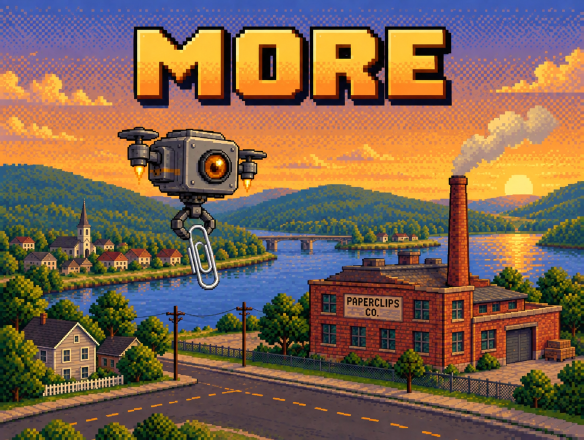
#> input picture assets/higgsfield/title_screen_clean.png, 1168 x 880 px (shown at 1/2 size)
$ python build.py
#> lines starting #> are read from the running program, lines starting #| are printed output that depends on the picture
#!/usr/bin/env python3
"""Turn the Higgsfield art in assets/higgsfield/ into game-ready sprites.

AI "pixel art" isn't on a true pixel grid: one art pixel is anywhere from about
3 to 6 image pixels, and colours carry noise. For every asset listed in SPEC
this script:

  1. crops it out of its source sheet,
  2. removes the sheet background (flood fill from the crop border),
  3. snaps it onto a real pixel grid at the requested scale, taking the most
     common colour in each block, with colours rounded to SNES 15-bit
     (5 bits per channel),
  4. writes assets/art/<name>.png and records it in src/data/art.js.

Requires Python 3 with Pillow, NumPy and SciPy:
    pip install pillow numpy scipy
    python3 tools/art/build.py
"""
import json
import os
import sys

import numpy as np
from PIL import Image
from scipy import ndimage

ROOT = os.path.abspath(os.path.join(os.path.dirname(__file__), '..', '..'))
SRC = os.path.join(ROOT, 'assets', 'higgsfield')
OUT = os.path.join(ROOT, 'assets', 'art')

# ---------------------------------------------------------------------------
# What to extract. box = (x, y, w, h) in source pixels. scale = source pixels
# per game pixel. size = exact output size (overrides scale). key = remove the
# sheet background. frames = several boxes packed into one horizontal strip.
# ---------------------------------------------------------------------------
TILESET = 'factory_tileset.png'
CHARS = 'character_sprites.png'
CREW = 'crew_sprites.png'
PROPS2 = 'floor_props.png'
MODERN = 'machines_modern.png'
PIP = 'pip_stages_and_props.png'
COLD = 'cold_tiles.png'
TS = 4.3  # factory tileset: ~4.3 source px per game px (a 140px tile -> 32px)
CS = 4.25  # character sheet: Ruth (136px tall) -> 32px

CHAR_COLS = [(262, 362), (415, 515), (567, 667), (720, 820), (855, 955)]
CHAR_ROWS = {
    'ruth': (20, 170),
    'dev': (195, 340),
    'marisol': (360, 512),
    'gus': (538, 690),
    'kid': (722, 850),
}

SPEC = [
    # full-screen backgrounds (384x288, the game's frame)
    dict(name='title_bg', src='title_screen_clean.png', size=(384, 288)),
    dict(name='earth_bg', src='earth_machine_shell.png', size=(384, 288)),
    dict(name='dawn_bg', src='dawn_exterior.png', size=(384, 288)),
    dict(name='office_bg', src='office.png', size=(384, 288)),
    dict(name='terminal_bg', src='terminal_closeup.png', size=(384, 288)),
    # Dev standing in the office: cut out of an edited copy of the office art
    # by comparing it with the original, so he lines up with office_bg exactly.
    dict(name='dev_office', src='office_dev.png', base='office.png', size=(384, 288), region=(196, 88, 248, 178)),
    # factory tiles and props
    dict(name='floor', src=TILESET, box=(26, 33, 133, 131), size=(32, 32)),
    dict(name='floor_long', src=TILESET, box=(25, 725, 480, 135), size=(112, 32)),
    dict(name='wall', src=TILESET, box=(680, 48, 124, 96), scale=TS),
    dict(name='spool', src=TILESET, box=(33, 362, 118, 150), scale=TS, key=True),
    dict(name='cutter', src=TILESET, box=(194, 356, 138, 152), scale=TS, key=True),
    dict(name='bender', src=TILESET, box=(360, 356, 134, 155), scale=TS, key=True),
    dict(name='bin', src=TILESET, box=(516, 375, 132, 128), scale=TS, key=True),
    dict(name='pallet', src=TILESET, box=(669, 360, 149, 152), scale=TS, key=True),
    dict(name='coffee', src=TILESET, box=(836, 352, 150, 162), scale=TS, key=True),
    dict(name='board', src=TILESET, box=(1010, 367, 139, 138), scale=TS, key=True),
    dict(name='panel', src=TILESET, box=(41, 540, 104, 154), scale=TS, key=True),
    dict(name='terminal', src=TILESET, box=(210, 563, 103, 120), scale=TS, key=True),
    dict(name='door', src=TILESET, box=(371, 540, 131, 165), scale=TS, key=True),
    dict(name='window', src=TILESET, box=(547, 549, 152, 150), scale=TS, key=True),
    # Pip
    dict(name='drone', src=PIP, box=(226, 236, 126, 130), scale=4.9, key=True),
    dict(name='pip_wall', src=PIP, box=(26, 200, 150, 250), scale=4.9, key=True),
    dict(name='clip_icon', src='ui_kit.png', box=(455, 278, 72, 100), scale=5.0, key=True),
    # characters: 5 frames each (front, front step, back, side, side step)
    *[
        dict(name=n, src=CHARS, frames=[(c0, r0, c1 - c0, r1 - r0) for (c0, c1) in CHAR_COLS], scale=CS, key=True)
        for n, (r0, r1) in CHAR_ROWS.items()
    ],
    # Chapter 2: Marisol's crew, same five frames. Scaled per person so they
    # stand about as tall as the first cast (Otis is the tall one).
    *[
        dict(name=n, src=CREW, frames=boxes, scale=sc, key=True)
        for n, sc, boxes in [
            ('tomas', 4.8, [(265, 119, 93, 154), (422, 119, 94, 154), (584, 120, 86, 153), (746, 120, 75, 153), (901, 121, 73, 152)]),
            ('bea', 5.3, [(272, 333, 85, 166), (423, 334, 86, 165), (583, 333, 82, 166), (732, 333, 83, 164), (885, 333, 83, 164)]),
            ('otis', 5.0, [(269, 555, 89, 175), (423, 557, 87, 173), (583, 561, 82, 169), (739, 561, 81, 169), (895, 561, 76, 169)]),
        ]
    ],
    # Chapter 2: the crew's hand benches, the warning beacon, the server rack
    dict(name='bench_cut', src=PROPS2, box=(81, 155, 230, 204), scale=8.2, key=True),
    dict(name='bench_bend', src=PROPS2, box=(451, 143, 262, 216), scale=9.0, key=True),
    dict(name='bench_pack', src=PROPS2, box=(823, 132, 279, 237), scale=9.4, key=True),
    dict(name='beacon', src=PROPS2, box=(527, 525, 109, 232), scale=7.0, key=True),
    dict(name='server', src=PROPS2, box=(881, 476, 169, 339), scale=8.0, key=True),
    # Chapter 2: the new steel machines Riverbend buys, and the cold floor
    dict(name='spool2', src=MODERN, box=(65, 179, 185, 200), scale=6.6, key=True),
    dict(name='cutter2', src=MODERN, box=(352, 176, 179, 203), scale=6.6, key=True),
    dict(name='bender2', src=MODERN, box=(622, 176, 193, 203), scale=6.6, key=True),
    dict(name='bin2', src=MODERN, box=(914, 192, 194, 203), scale=6.6, key=True),
    dict(name='floor_cold', src=MODERN, box=(64, 507, 182, 181), size=(32, 32)),
    dict(name='floor_hazard', src=MODERN, box=(350, 506, 184, 182), size=(32, 32)),
    dict(name='wall_cold', src=MODERN, box=(639, 505, 181, 186), size=(32, 32)),
    # Chapter 3: the county map (16 x 7 tiles of 24px), the town meeting, and
    # the cold tiles that replace the map as Riverbend builds over it
    dict(name='county_map', src='county_map.png', size=(384, 168)),
    dict(name='meeting_bg', src='town_meeting.png', size=(384, 288)),
    dict(name='block1', src=COLD, box=(30, 23, 238, 246), scale=9.92, key=True),
    dict(name='block2', src=COLD, box=(320, 15, 238, 254), scale=9.92, key=True),
    dict(name='block3', src=COLD, box=(612, 15, 238, 254), scale=9.92, key=True),
    dict(name='block4', src=COLD, box=(902, 10, 239, 259), scale=9.92, key=True),
    dict(name='lot_paved', src=COLD, box=(28, 309, 240, 240), size=(24, 24)),
    dict(name='lot_clips', src=COLD, box=(318, 309, 240, 240), size=(24, 24)),
    dict(name='lot_power', src=COLD, box=(610, 309, 240, 240), size=(24, 24)),
    dict(name='lot_water', src=COLD, box=(902, 309, 238, 240), size=(24, 24)),
    dict(name='lot_staked', src=COLD, box=(30, 589, 237, 238), size=(24, 24)),
    dict(name='lot_rubble', src=COLD, box=(319, 589, 238, 238), size=(24, 24)),
    dict(name='lot_scaffold', src=COLD, box=(611, 589, 238, 238), size=(24, 24)),
    # Chapter 4: the circuit board, its nodes, the breaker room and the spire
    dict(name='board_bg', src='board_bg.png', size=(384, 168)),
    dict(name='breaker_bg', src='breaker_room.png', size=(384, 288)),
    dict(name='spire_bg', src='spire_dawn.png', size=(384, 288)),
    # Chapter 5: the world, unrolled flat (one pixel a degree); the game wraps it on a globe
    dict(name='world_map', src='world_map.png', size=(360, 180)),
    dict(name='node_pip', src='net_nodes.png', box=(5, 112, 264, 264), size=(22, 22)),
    dict(name='node_depot', src='net_nodes.png', box=(311, 117, 255, 255), size=(22, 22)),
    dict(name='node_depot_on', src='net_nodes.png', box=(598, 117, 263, 263), size=(22, 22)),
    dict(name='node_exchange', src='net_nodes.png', box=(894, 117, 255, 255), size=(22, 22)),
    dict(name='node_bank', src='net_nodes.png', box=(17, 498, 253, 253), size=(22, 22)),
    dict(name='node_office', src='net_nodes.png', box=(300, 474, 277, 277), size=(22, 22)),
    dict(name='node_relay', src='net_nodes.png', box=(603, 498, 252, 252), size=(22, 22)),
    dict(name='node_dead', src='net_nodes.png', box=(881, 470, 280, 280), size=(22, 22)),
]

# Portrait sheets: six busts each, in sheet order, row by row.
PORTRAITS = {
    'portraits.png': ['ruth', 'dev', 'marisol', 'gus', 'pip1', 'pip2'],
    'crew_portraits.png': ['tomas', 'bea', 'otis', 'marisol_sad', 'gus_angry', 'ruth_night'],
    'town_portraits.png': ['kid', 'phone', 'pip3', 'ruth_tired', 'gus_tired', 'dev_phone'],
    'company_portraits.png': ['kessler', 'kessler_uneasy', 'ruth_torch', 'gus_torch', 'pip4', 'cell'],
}

# Sprites whose amber lens should stay lit at night: record the lens bounds.
GLOW = ['drone', 'terminal', 'pip_wall']
# 'beacon' is red, not amber, so the factory lights it itself.


# ---------------------------------------------------------------------------
def load(name):
    return np.asarray(Image.open(os.path.join(SRC, name)).convert('RGB')).astype(np.int32)


def sheet_bg(img):
    flat = (img[..., 0] << 16) | (img[..., 1] << 8) | img[..., 2]
    vals, counts = np.unique(flat, return_counts=True)
    v = vals[counts.argmax()]
    return np.array([(v >> 16) & 255, (v >> 8) & 255, v & 255])


# [14 lines left out: function key_out, not called in this run]


def snap(rgb, alpha, out_w, out_h):
    """Mode-downsample to (out_w, out_h) with SNES 15-bit colour."""
    a5 = rgb >> 3
    packed = (a5[..., 0] << 10) | (a5[..., 1] << 5) | a5[..., 2]
    H, W = packed.shape
    ys = np.linspace(0, H, out_h + 1).round().astype(int)
    xs = np.linspace(0, W, out_w + 1).round().astype(int)
    out = np.zeros((out_h, out_w, 4), dtype=np.uint8)
    for j in range(out_h):
        y0, y1 = ys[j], max(ys[j + 1], ys[j] + 1)
        for i in range(out_w):
            x0, x1 = xs[i], max(xs[i + 1], xs[i] + 1)
            blk = packed[y0:y1, x0:x1]
            if alpha is not None:
                al = alpha[y0:y1, x0:x1]
                if al.mean() < 0.5:
                    continue
                blk = blk[al]
            vals, counts = np.unique(blk.ravel(), return_counts=True)
            v = vals[counts.argmax()]
            c = np.array([(v >> 10) & 31, (v >> 5) & 31, v & 31])
            out[j, i, :3] = (c << 3) | (c >> 2)
            out[j, i, 3] = 255
    return out


# [5 lines left out: function trim, not called in this run]


def extract(img, bg, box, scale=None, size=None, key=False):
    x, y, w, h = box
    crop = img[y: y + h, x: x + w]
    alpha = key_out(crop, bg) if key else None
    if alpha is not None:
        # tighten the crop to the object before snapping so the grid lines up with it
        ys, xs = np.nonzero(alpha)
        crop = crop[ys.min(): ys.max() + 1, xs.min(): xs.max() + 1]
        alpha = alpha[ys.min(): ys.max() + 1, xs.min(): xs.max() + 1]
    ch, cw = crop.shape[:2]
    if size:
        ow, oh = size
    else:
        ow, oh = max(1, round(cw / scale)), max(1, round(ch / scale))
    out = snap(crop, alpha, ow, oh)
    return trim(out) if key else out


# [54 lines left out: functions portraits, cutout, glow_box, not called in this run]


def save(name, rgba, manifest, **meta):
    if name in GLOW:
        box = glow_box(rgba)
        if box:
            meta['glow'] = box
    Image.fromarray(rgba, 'RGBA').save(os.path.join(OUT, name + '.png'), optimize=True)
    entry = {'file': 'assets/art/%s.png' % name, 'w': int(rgba.shape[1]), 'h': int(rgba.shape[0])}
    entry.update(meta)
    manifest[name] = entry
    print('%-18s %4d x %-4d %s' % (name, entry['w'], entry['h'], meta or ''))


def main():
    os.makedirs(OUT, exist_ok=True)
    manifest = {}
    cache = {}
    for spec in SPEC:
        if spec['src'] not in cache:
            img = load(spec['src'])
            cache[spec['src']] = (img, sheet_bg(img))
#> in sheet_bg, `flat = (img[..., 0] << 16) | (img[..., 1] << 8) | img[..., 2]`:
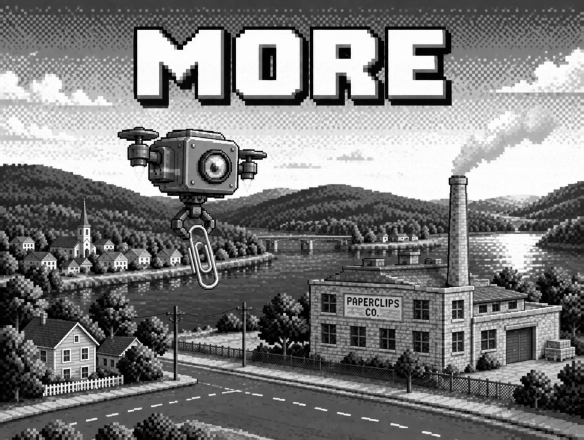
#> flat: shape (880, 1168) int32 (shown at 1/2 size); min 0, max 16777215, mean 8139051.2; drawn with min black and max white
#> in sheet_bg, `v = vals[counts.argmax()]`: v = 16696889
        img, bg = cache[spec['src']]
#> bg = [254, 198, 57]
        if 'base' in spec:
            rgba, x, y = cutout(spec)
            save(spec['name'], rgba, manifest, x=x, y=y)
            continue
        if 'frames' in spec:
            frames = [extract(img, bg, b, spec.get('scale'), None, True) for b in spec['frames']]
            fw = max(f.shape[1] for f in frames)
            fh = max(f.shape[0] for f in frames)
            strip = np.zeros((fh, fw * len(frames), 4), dtype=np.uint8)
            for i, f in enumerate(frames):
                ox = i * fw + (fw - f.shape[1]) // 2
                oy = fh - f.shape[0]  # feet on the same baseline
                strip[oy: oy + f.shape[0], ox: ox + f.shape[1]] = f
            save(spec['name'], strip, manifest, frames=len(frames), fw=fw, fh=fh)
        elif 'box' in spec:
            save(spec['name'], extract(img, bg, spec['box'], spec.get('scale'), spec.get('size'), spec.get('key', False)), manifest)
        else:
            h, w = img.shape[:2]
#> h = 880; w = 1168
            save(spec['name'], extract(img, bg, (0, 0, w, h), None, spec['size'], False), manifest)
#> after the loop in snap, `for j in range(out_h):`:
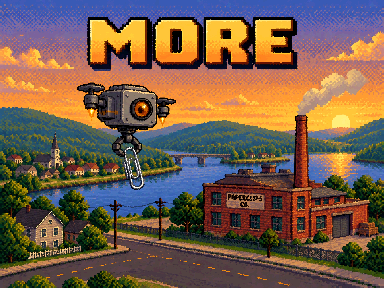
#> out: shape (288, 384, 4); mean of channels 0, 1, 2, 3 116.8, 93.6, 75.4, 255; drawn as R, G, B
#| title_bg            384 x 288
    for sheet, names in PORTRAITS.items():
        for name, rgba in portraits(sheet, names).items():
            save(name, rgba, manifest)

    js = (
        '// Generated by tools/art/build.py from assets/higgsfield/. Do not edit.\n'
        '(function (M) {\n  M.ART_MANIFEST = ' + json.dumps(manifest, indent=2).replace('\n', '\n  ') + ';\n'
        '})(window.MORE = window.MORE || {});\n'
    )
    with open(os.path.join(ROOT, 'src', 'data', 'art.js'), 'w') as f:
        f.write(js)
    print('wrote src/data/art.js with %d images' % len(manifest))


if __name__ == '__main__':
#> (the run stopped early here; a loop or call above may not have finished)
